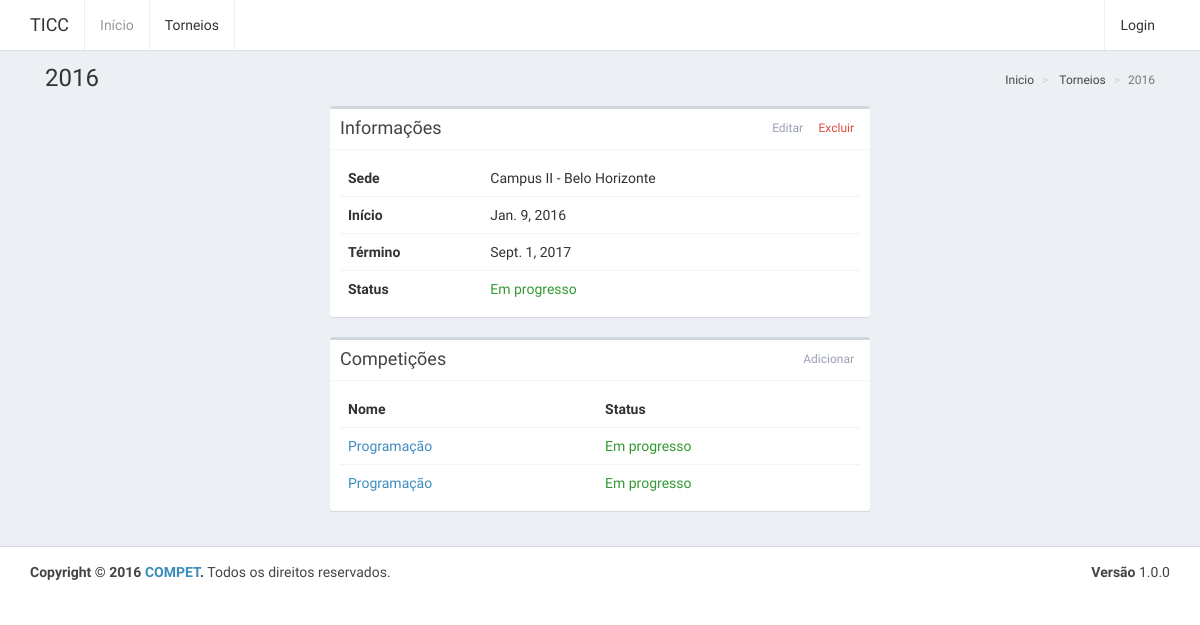
Page /torneios/4 on the committed database.
### website/models.py (models this page shows, shortened)
class Torneio(models.Model):
	sede = models.ForeignKey(Campus, on_delete=models.CASCADE, default=None)
	responsavel = models.ForeignKey(User)
	inicio = models.DateField()
	termino = models.DateField()
	def status(self):
		now = date.today()
		if now < self.inicio:
			return 'status-waiting'
		elif now <= self.termino:
			return 'status-in-progress'
		else:
			return 'status-ended'
	def __str__(self):
		return str(self.inicio.year)

class Campus(models.Model):
	cidade = models.CharField(max_length=255)
	numero = models.CharField(max_length=2)
	def __str__(self):
		return 'Campus ' + self.numero + ' - ' + self.cidade

class Competicao(models.Model):
	torneio = models.ForeignKey(Torneio, on_delete=models.CASCADE, related_name="competicoes")
	categoria = models.ForeignKey(Categoria, on_delete=models.CASCADE)
	responsavel = models.ForeignKey(User, on_delete=models.SET_NULL, null=True)
	def __str__(self):
		return self.categoria.nome

class Categoria(models.Model):
	nome = models.CharField(max_length=255)
	regras = models.TextField()

### website/views.py (the view)
# urls.py: url(r'torneios/(?P<pk>[0-9]+)$', views.torneios_detalhes),
def torneios_detalhes(request, pk):
	torneio = get_object_or_404(Torneio, pk=pk)
	context = {
		'torneio': torneio,
		'breadcrumb': [
			{'nome': 'Inicio', 'link': '/'},
			{'nome': 'Torneios', 'link': '/torneios'},
			{'nome': torneio},
		]
	}
	return render(request, 'torneios-detalhes.html', context)

### templates/torneios-detalhes.html
{% extends "base.html" %}
{% block content-title %}
    {{ torneio }}
{% endblock content-title %}
{% block breadcrumb %}
    {% include "breadcrumb.html" %}
{% endblock breadcrumb %}
{% block content %}
	{% include "torneios-detalhes-informacoes.html" %}
	{% include "torneios-detalhes-competicoes.html" %}
{% endblock content %}

### templates/breadcrumb.html
<ol class="breadcrumb">
    {% for item in breadcrumb %}
        {% if item.link %}
            <li>
                <a href="{{ item.link }}">{{ item.nome }}</a>
            </li>
        {% else %}
            <li class="active">{{ item.nome }}</li>
        {% endif %}
    {% endfor %}
</ol>

### templates/torneios-detalhes-informacoes.html
<div class="row">
    <div class="col-md-6 col-md-offset-3">
        <div class="box">
            <div class="box-header with-border">
                <h3 class="box-title">Informações</h3>
                <div class="box-tools pull-right">
                    <a href="/torneios/editar/{{ torneio.pk }}" class="btn btn-box-tool">Editar</a>
                    <a href="/torneios/excluir/{{ torneio.pk }}" class="btn btn-box-tool text-red">Excluir</a>
                </div>
            </div>
            <div class="box-body">
                <table class="table">
                    <tr class="info-table-first-row">
                        <td><b>Sede</b></td>
                        <td>{{ torneio.sede }}</td>
                    </tr>
                    <tr>
                        <td><b>Início</b></td>
                        <td>{{ torneio.inicio }}</td>
                    </tr>
                    <tr>
                        <td><b>Término</b></td>
                        <td>{{ torneio.termino }}</td>
                    </tr>
                    <tr>
                        <td><b>Status</b></td>
                        <td class="{{ torneio.status }}"></td>
                    </tr>
                </table>
            </div>
        </div>
    </div>
</div>

### templates/torneios-detalhes-competicoes.html
<div class="row">
    <div class="col-md-6 col-md-offset-3">
        <div class="box" id="brexit">
            <div class="box-header with-border">
                <h3 class="box-title">Competições</h3>
                <div class="box-tools pull-right">
                    <a href="/competicoes/novo/{{ torneio.pk }}" class="btn btn-box-tool">Adicionar</a>
                </div>
            </div>
            <div class="box-body">
                <table class="table">
                    <tr>
                        <th>Nome</th>
                        <th>Status</th>
                    </tr>
                    {% for competicao in torneio.competicoes.all %}
                        <tr>
                            <td><a href="/competicoes/{{competicao.pk}}">{{ competicao }}</a></td>
                            <td class="{{ torneio.status }}"></td>
                        </tr>
                    {% endfor %}
                </table>
            </div>
        </div>
    </div>
</div>

### rows in the picture
Torneio: inicio "2016", nome "2016", sede "Campus II - Belo Horizonte", inicio "Jan. 9, 2016", termino "Sept. 1, 2017"
Competicao: categoria.nome "Programação"
Competicao: categoria.nome "Programação"

### other values in the picture
{{ item.nome }} "Inicio" "Torneios"
